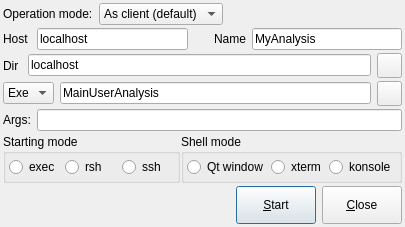
<?xml version="1.0" encoding="UTF-8"?>
<ui version="4.0">
 <author>Mohammad Al-Turany</author>
 <class>TGo4StartClient</class>
 <widget class="QDialog" name="TGo4StartClient">
  <property name="geometry">
   <rect>
    <x>0</x>
    <y>0</y>
    <width>405</width>
    <height>227</height>
   </rect>
  </property>
  <property name="windowTitle">
   <string>Launch analysis</string>
  </property>
  <property name="windowIcon">
   <iconset>
    <normaloff>:/icons/go4logo2_big.png</normaloff>:/icons/go4logo2_big.png</iconset>
  </property>
  <layout class="QVBoxLayout" name="verticalLayout">
   <property name="spacing">
    <number>3</number>
   </property>
   <property name="margin">
    <number>3</number>
   </property>
   <item>
    <layout class="QHBoxLayout" name="horizontalLayout_5">
     <item>
      <widget class="QLabel" name="textLabel1">
       <property name="text">
        <string>Operation mode:</string>
       </property>
       <property name="wordWrap">
        <bool>false</bool>
       </property>
      </widget>
     </item>
     <item>
      <widget class="QComboBox" name="ServerModeCombo">
       <item>
        <property name="text">
         <string>As client (default)</string>
        </property>
       </item>
       <item>
        <property name="text">
         <string>As server</string>
        </property>
       </item>
      </widget>
     </item>
     <item>
      <spacer>
       <property name="orientation">
        <enum>Qt::Horizontal</enum>
       </property>
       <property name="sizeType">
        <enum>QSizePolicy::Expanding</enum>
       </property>
       <property name="sizeHint" stdset="0">
        <size>
         <width>40</width>
         <height>20</height>
        </size>
       </property>
      </spacer>
     </item>
    </layout>
   </item>
   <item>
    <layout class="QHBoxLayout" name="horizontalLayout_4">
     <item>
      <widget class="QLabel" name="TextLabel2">
       <property name="frameShape">
        <enum>QFrame::NoFrame</enum>
       </property>
       <property name="frameShadow">
        <enum>QFrame::Plain</enum>
       </property>
       <property name="text">
        <string>Host </string>
       </property>
       <property name="wordWrap">
        <bool>false</bool>
       </property>
      </widget>
     </item>
     <item>
      <widget class="QLineEdit" name="LineEditClientNode">
       <property name="text">
        <string>localhost</string>
       </property>
      </widget>
     </item>
     <item>
      <spacer>
       <property name="orientation">
        <enum>Qt::Horizontal</enum>
       </property>
       <property name="sizeType">
        <enum>QSizePolicy::Fixed</enum>
       </property>
       <property name="sizeHint" stdset="0">
        <size>
         <width>20</width>
         <height>20</height>
        </size>
       </property>
      </spacer>
     </item>
     <item>
      <widget class="QLabel" name="TextLabel1">
       <property name="minimumSize">
        <size>
         <width>30</width>
         <height>0</height>
        </size>
       </property>
       <property name="frameShape">
        <enum>QFrame::NoFrame</enum>
       </property>
       <property name="frameShadow">
        <enum>QFrame::Plain</enum>
       </property>
       <property name="text">
        <string>Name</string>
       </property>
       <property name="wordWrap">
        <bool>false</bool>
       </property>
      </widget>
     </item>
     <item>
      <widget class="QLineEdit" name="LineEditClientName">
       <property name="text">
        <string>MyAnalysis</string>
       </property>
      </widget>
     </item>
    </layout>
   </item>
   <item>
    <layout class="QHBoxLayout" name="horizontalLayout_3">
     <item>
      <widget class="QLabel" name="TextLabelDir">
       <property name="text">
        <string>Dir </string>
       </property>
       <property name="wordWrap">
        <bool>false</bool>
       </property>
      </widget>
     </item>
     <item>
      <widget class="QLineEdit" name="LineEditClientDir">
       <property name="text">
        <string>localhost</string>
       </property>
      </widget>
     </item>
     <item>
      <widget class="QPushButton" name="ChooseDir">
       <property name="maximumSize">
        <size>
         <width>25</width>
         <height>25</height>
        </size>
       </property>
       <property name="text">
        <string/>
       </property>
       <property name="icon">
        <iconset>
         <normaloff>:/icons/findfile.png</normaloff>:/icons/findfile.png</iconset>
       </property>
      </widget>
     </item>
    </layout>
   </item>
   <item>
    <layout class="QHBoxLayout" name="horizontalLayout_2">
     <item>
      <widget class="QComboBox" name="ExeModeCombo">
       <item>
        <property name="text">
         <string>Exe</string>
        </property>
       </item>
       <item>
        <property name="text">
         <string>Lib</string>
        </property>
       </item>
      </widget>
     </item>
     <item>
      <widget class="QLineEdit" name="LineEditClientExec">
       <property name="text">
        <string>MainUserAnalysis</string>
       </property>
      </widget>
     </item>
     <item>
      <widget class="QPushButton" name="ChooseExc">
       <property name="maximumSize">
        <size>
         <width>25</width>
         <height>25</height>
        </size>
       </property>
       <property name="text">
        <string/>
       </property>
       <property name="icon">
        <iconset>
         <normaloff>:/icons/findfile.png</normaloff>:/icons/findfile.png</iconset>
       </property>
      </widget>
     </item>
    </layout>
   </item>
   <item>
    <layout class="QHBoxLayout" name="horizontalLayout">
     <item>
      <widget class="QLabel" name="LabelArgs">
       <property name="text">
        <string>Args:</string>
       </property>
      </widget>
     </item>
     <item>
      <widget class="QLineEdit" name="LineEditArgs">
       <property name="text">
        <string/>
       </property>
      </widget>
     </item>
    </layout>
   </item>
   <item>
    <layout class="QHBoxLayout" name="horizontalLayout_6">
     <property name="spacing">
      <number>1</number>
     </property>
     <item>
      <widget class="QGroupBox" name="ClientShellGroupBox">
       <property name="title">
        <string>Starting mode</string>
       </property>
       <layout class="QHBoxLayout">
        <property name="spacing">
         <number>4</number>
        </property>
        <property name="margin">
         <number>3</number>
        </property>
        <item>
         <widget class="QRadioButton" name="exec_selected">
          <property name="text">
           <string>exec</string>
          </property>
         </widget>
        </item>
        <item>
         <widget class="QRadioButton" name="rsh_selected">
          <property name="text">
           <string>rsh</string>
          </property>
         </widget>
        </item>
        <item>
         <widget class="QRadioButton" name="ssh_selected">
          <property name="text">
           <string>ssh</string>
          </property>
         </widget>
        </item>
       </layout>
      </widget>
     </item>
     <item>
      <widget class="QGroupBox" name="ClientTermGroupBox">
       <property name="title">
        <string>Shell mode</string>
       </property>
       <layout class="QHBoxLayout">
        <property name="spacing">
         <number>3</number>
        </property>
        <property name="margin">
         <number>3</number>
        </property>
        <item>
         <widget class="QRadioButton" name="qt_selected">
          <property name="text">
           <string>Qt window</string>
          </property>
         </widget>
        </item>
        <item>
         <widget class="QRadioButton" name="xterm_selected">
          <property name="text">
           <string>xterm</string>
          </property>
         </widget>
        </item>
        <item>
         <widget class="QRadioButton" name="konsole_selected">
          <property name="text">
           <string>konsole</string>
          </property>
         </widget>
        </item>
       </layout>
      </widget>
     </item>
    </layout>
   </item>
   <item>
    <layout class="QHBoxLayout" name="horizontalLayout_7">
     <item>
      <spacer>
       <property name="orientation">
        <enum>Qt::Horizontal</enum>
       </property>
       <property name="sizeType">
        <enum>QSizePolicy::Expanding</enum>
       </property>
       <property name="sizeHint" stdset="0">
        <size>
         <width>221</width>
         <height>20</height>
        </size>
       </property>
      </spacer>
     </item>
     <item>
      <widget class="QPushButton" name="PushButtonStartClient">
       <property name="sizePolicy">
        <sizepolicy hsizetype="Minimum" vsizetype="Fixed">
         <horstretch>0</horstretch>
         <verstretch>0</verstretch>
        </sizepolicy>
       </property>
       <property name="minimumSize">
        <size>
         <width>70</width>
         <height>0</height>
        </size>
       </property>
       <property name="maximumSize">
        <size>
         <width>100</width>
         <height>32767</height>
        </size>
       </property>
       <property name="text">
        <string>&amp;Start</string>
       </property>
       <property name="shortcut">
        <string>Alt+S</string>
       </property>
       <property name="default">
        <bool>true</bool>
       </property>
      </widget>
     </item>
     <item>
      <widget class="QPushButton" name="PushButtonCancel">
       <property name="minimumSize">
        <size>
         <width>70</width>
         <height>0</height>
        </size>
       </property>
       <property name="maximumSize">
        <size>
         <width>100</width>
         <height>32767</height>
        </size>
       </property>
       <property name="text">
        <string>&amp;Close</string>
       </property>
       <property name="shortcut">
        <string>Alt+C</string>
       </property>
      </widget>
     </item>
    </layout>
   </item>
  </layout>
 </widget>
 <layoutdefault spacing="6" margin="11"/>
 <tabstops>
  <tabstop>LineEditClientName</tabstop>
  <tabstop>LineEditClientNode</tabstop>
  <tabstop>PushButtonStartClient</tabstop>
  <tabstop>PushButtonCancel</tabstop>
 </tabstops>
 <resources/>
 <connections>
  <connection>
   <sender>PushButtonCancel</sender>
   <signal>clicked()</signal>
   <receiver>TGo4StartClient</receiver>
   <slot>close()</slot>
   <hints>
    <hint type="sourcelabel">
     <x>20</x>
     <y>20</y>
    </hint>
    <hint type="destinationlabel">
     <x>20</x>
     <y>20</y>
    </hint>
   </hints>
  </connection>
  <connection>
   <sender>PushButtonStartClient</sender>
   <signal>clicked()</signal>
   <receiver>TGo4StartClient</receiver>
   <slot>accept()</slot>
   <hints>
    <hint type="sourcelabel">
     <x>20</x>
     <y>20</y>
    </hint>
    <hint type="destinationlabel">
     <x>20</x>
     <y>20</y>
    </hint>
   </hints>
  </connection>
  <connection>
   <sender>LineEditClientNode</sender>
   <signal>returnPressed()</signal>
   <receiver>TGo4StartClient</receiver>
   <slot>accept()</slot>
   <hints>
    <hint type="sourcelabel">
     <x>20</x>
     <y>20</y>
    </hint>
    <hint type="destinationlabel">
     <x>20</x>
     <y>20</y>
    </hint>
   </hints>
  </connection>
  <connection>
   <sender>ChooseDir</sender>
   <signal>clicked()</signal>
   <receiver>TGo4StartClient</receiver>
   <slot>SelectDir()</slot>
   <hints>
    <hint type="sourcelabel">
     <x>20</x>
     <y>20</y>
    </hint>
    <hint type="destinationlabel">
     <x>20</x>
     <y>20</y>
    </hint>
   </hints>
  </connection>
  <connection>
   <sender>ChooseExc</sender>
   <signal>clicked()</signal>
   <receiver>TGo4StartClient</receiver>
   <slot>SelectProg()</slot>
   <hints>
    <hint type="sourcelabel">
     <x>20</x>
     <y>20</y>
    </hint>
    <hint type="destinationlabel">
     <x>20</x>
     <y>20</y>
    </hint>
   </hints>
  </connection>
  <connection>
   <sender>LineEditClientName</sender>
   <signal>returnPressed()</signal>
   <receiver>TGo4StartClient</receiver>
   <slot>accept()</slot>
   <hints>
    <hint type="sourcelabel">
     <x>20</x>
     <y>20</y>
    </hint>
    <hint type="destinationlabel">
     <x>20</x>
     <y>20</y>
    </hint>
   </hints>
  </connection>
  <connection>
   <sender>LineEditClientDir</sender>
   <signal>returnPressed()</signal>
   <receiver>TGo4StartClient</receiver>
   <slot>accept()</slot>
   <hints>
    <hint type="sourcelabel">
     <x>20</x>
     <y>20</y>
    </hint>
    <hint type="destinationlabel">
     <x>20</x>
     <y>20</y>
    </hint>
   </hints>
  </connection>
  <connection>
   <sender>LineEditClientExec</sender>
   <signal>returnPressed()</signal>
   <receiver>TGo4StartClient</receiver>
   <slot>accept()</slot>
   <hints>
    <hint type="sourcelabel">
     <x>20</x>
     <y>20</y>
    </hint>
    <hint type="destinationlabel">
     <x>20</x>
     <y>20</y>
    </hint>
   </hints>
  </connection>
  <connection>
   <sender>ServerModeCombo</sender>
   <signal>activated(int)</signal>
   <receiver>TGo4StartClient</receiver>
   <slot>ServerModeCombo_activated(int)</slot>
   <hints>
    <hint type="sourcelabel">
     <x>20</x>
     <y>20</y>
    </hint>
    <hint type="destinationlabel">
     <x>20</x>
     <y>20</y>
    </hint>
   </hints>
  </connection>
  <connection>
   <sender>ExeModeCombo</sender>
   <signal>currentIndexChanged(int)</signal>
   <receiver>TGo4StartClient</receiver>
   <slot>ExeMode_changed(int)</slot>
   <hints>
    <hint type="sourcelabel">
     <x>20</x>
     <y>20</y>
    </hint>
    <hint type="destinationlabel">
     <x>20</x>
     <y>20</y>
    </hint>
   </hints>
  </connection>
 </connections>
</ui>
